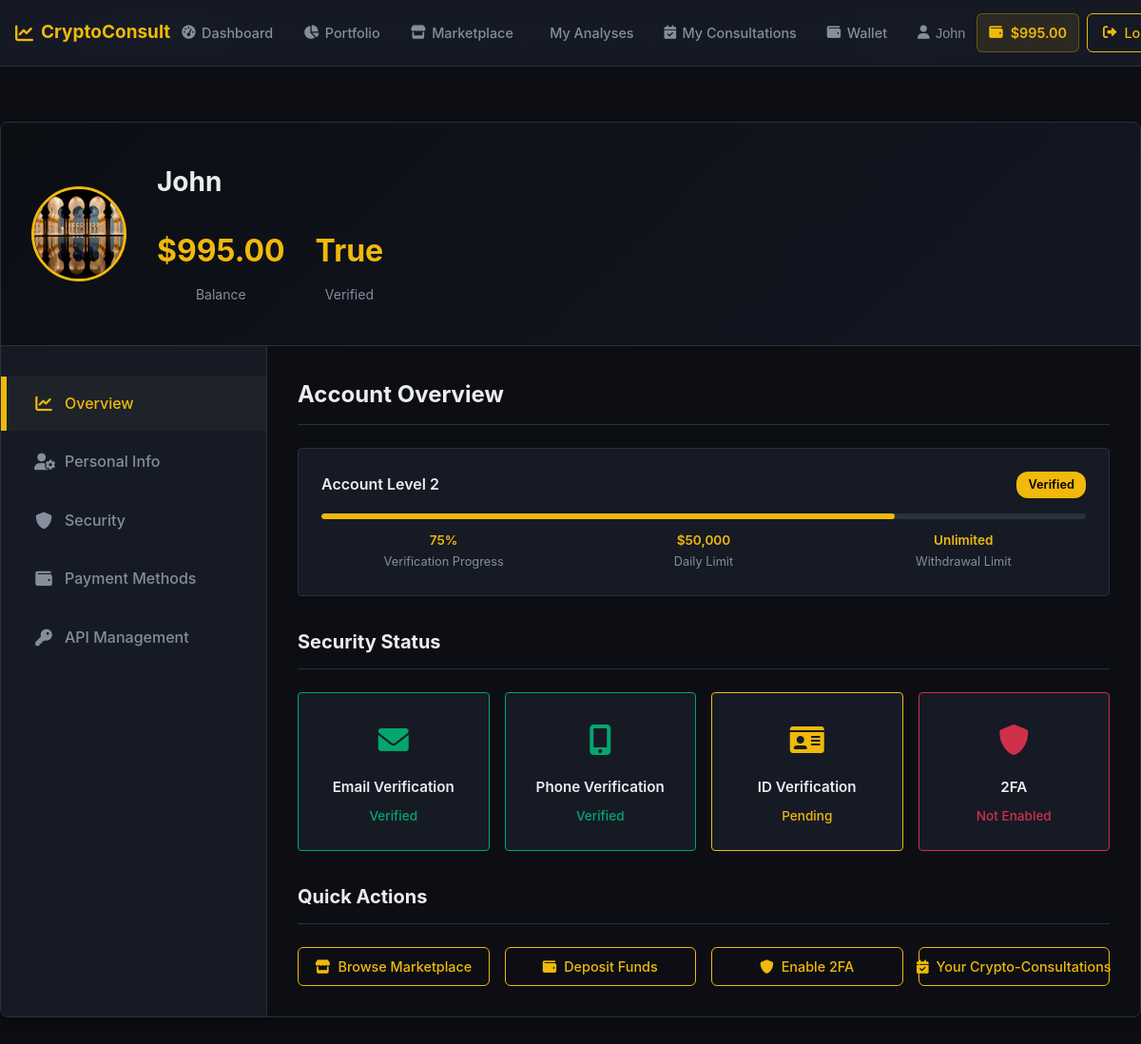
The app's page /profile/ (signed in) with its own data.
### dashboard/models.py (models this page shows, shortened)
class UserWallet(models.Model):
    PAYMENT_METHODS = [
        ('mpesa', 'M-Pesa'),
        ('paypal', 'PayPal'),
        ('bank', 'Bank Transfer'),
        ('crypto', 'Cryptocurrency'),
        ('wallet', 'Wallet Balance'),
    ]
    user = models.OneToOneField(User, on_delete=models.CASCADE)
    balance = models.DecimalField(max_digits=10, decimal_places=2, default=0.00)
    wallet_id = models.UUIDField(default=uuid.uuid4, unique=True, editable=False)
    mpesa_number = models.CharField(max_length=15, blank=True, null=True)
    mpesa_verified = models.BooleanField(default=False)
    paypal_email = models.EmailField(blank=True, null=True)
    paypal_verified = models.BooleanField(default=False)
    preferred_payment_method = models.CharField(
        max_length=10,
        choices=PAYMENT_METHODS,
        default='mpesa'
    )
    daily_deposit_limit = models.DecimalField(max_digits=10, decimal_places=2, default=10000.00)
    daily_withdrawal_limit = models.DecimalField(max_digits=10, decimal_places=2, default=5000.00)
    created_at = models.DateTimeField(auto_now_add=True)
    updated_at = models.DateTimeField(auto_now=True)

class UserProfile(models.Model):
    user = models.OneToOneField(User, on_delete=models.CASCADE)
    phone_number = models.CharField(max_length=15, blank=True, null=True)
    address = models.TextField(blank=True, null=True)
    profile_picture = models.ImageField(
        upload_to=user_profile_picture_path,
        blank=True,
        null=True
    )
    date_of_birth = models.DateField(blank=True, null=True)
    created_at = models.DateTimeField(auto_now_add=True)
    updated_at = models.DateTimeField(auto_now=True)

### dashboard/views.py (the view)
# urls.py: path('profile/', views.profile, name='profile'),
@login_required
def profile(request):
    user_profile, created = UserProfile.objects.get_or_create(user=request.user)
    user_wallet, created = UserWallet.objects.get_or_create(user=request.user)
    balance_kes = usd_to_kes(user_wallet.balance)
    if request.method == 'POST':
        user_form = UserUpdateForm(request.POST, instance=request.user)
        profile_form = UserProfileForm(request.POST, request.FILES, instance=user_profile)
        if user_form.is_valid() and profile_form.is_valid():
            user_form.save()
            profile_form.save()
            mpesa_number = request.POST.get('mpesa_number')
            paypal_email = request.POST.get('paypal_email')
            if mpesa_number:
                user_wallet.mpesa_number = mpesa_number
            if paypal_email:
                user_wallet.paypal_email = paypal_email
            user_wallet.save()
            messages.success(request, 'Your profile has been updated successfully!')
            return redirect('profile')
        else:
            messages.error(request, 'Please correct the errors below.')
    else:
        user_form = UserUpdateForm(instance=request.user)
        profile_form = UserProfileForm(instance=user_profile)
    context = {
        'user_form': user_form,
        'profile_form': profile_form,
        'user_profile': user_profile,
        'user_wallet': user_wallet,
        'balance_kes': balance_kes,
        'exchange_rate': USD_TO_KES_RATE,
    }
    return render(request, 'dashboard/profile.html', context)

### templates/dashboard/profile.html (shortened to what this page needs)
{% load static %}
<!DOCTYPE html>
<html lang="en">
<head>
    <link rel="stylesheet" href="{% static 'css/profile.css' %}">
    <link href="https://cdnjs.cloudflare.com/ajax/libs/font-awesome/6.0.0/css/all.min.css" rel="stylesheet">
</head>
<body>
      <header>
        <div class="container">
            <div class="header-content">
                <a href="{% url 'base' %}" class="logo">
                </a>
                <nav class="desktop-nav">
                    {% if user.is_authenticated %}
                        <a href="{% url 'dashboard' %}" class="nav-link {% if request.resolver_match.url_name == 'dashboard' %}active{% endif %}">
                        </a>
                        <a href="{% url 'portfolio' %}" class="nav-link {% if request.resolver_match.url_name == 'portfolio' %}active{% endif %}">
                        </a>
                        <a href="{% url 'marketplace' %}" class="nav-link {% if request.resolver_match.url_name == 'marketplace' %}active{% endif %}">
                        </a>
                        <a href="#" class="nav-link {% if request.resolver_match.url_name == 'my_analyses' %}active{% endif %}">
                        </a>
                        <a href="{% url 'wallet' %}" class="nav-link {% if request.resolver_match.url_name == 'wallet' %}active{% endif %}">
                        </a>
                        <div class="user-dropdown">
                            <button class="nav-link" id="userMenuBtn" style="background: none; border: none; cursor: pointer;">
                            </button>
                        </div>
                    {% endif %}
                </nav>
                <div class="desktop-nav">
                    {% if user.is_authenticated %}
                        {% if user_wallet %}
                        <div class="wallet-balance-mini">
                            <span class="text-primary font-semibold">${{ user_wallet.balance|default:"0.00" }}</span>
                        </div>
                        {% endif %}
                        <a href="{% url 'account_logout' %}" class="btn btn-outline">
                        </a>
                    {% endif %}
                </div>
            </div>
        </div>
    </header>
     <header>
        <div class="container">
            <div class="header-content">
                <a href="{% url 'base' %}" class="logo" style="font-size: 19px;">
                    <i class="fas fa-chart-line"></i> CryptoConsult
                </a>
                <nav class="desktop-nav">
                    {% if user.is_authenticated %}
                        <a href="{% url 'dashboard' %}" class="nav-link {% if request.resolver_match.url_name == 'dashboard' %}active{% endif %}">
                            <i class="fas fa-tachometer-alt"></i> Dashboard
                        </a>
                        <a href="{% url 'portfolio' %}" class="nav-link {% if request.resolver_match.url_name == 'portfolio' %}active{% endif %}">
                            <i class="fas fa-chart-pie"></i> Portfolio
                        </a>
                        <a href="{% url 'marketplace' %}" class="nav-link {% if request.resolver_match.url_name == 'marketplace' %}active{% endif %}">
                            <i class="fas fa-store"></i> Marketplace
                        </a>
                        <a href="{% url 'purchase_analysis' %}" class="nav-link {% if request.resolver_match.url_name == 'purchase_analysis' %}active{% endif %}">
                             My Analyses
                        </a>
<a href="{% url 'my_consultations' %}" class="nav-link {% if request.resolver_match.url_name == 'my_consultations' %}active{% endif %}">
    <i class="fas fa-calendar-check"></i> My Consultations
</a>
                        <a href="{% url 'wallet' %}" class="nav-link {% if request.resolver_match.url_name == 'wallet' %}active{% endif %}">
                            <i class="fas fa-wallet"></i> Wallet
                        </a>
                        <div class="user-dropdown">
                            <button class="nav-link" id="userMenuBtn" style="background: none; border: none; cursor: pointer;">
                                <i class="fas fa-user"></i> {{ user.username }}
                            </button>
                        </div>
                    {% endif %}
                </nav>
                <div class="desktop-nav">
                    {% if user.is_authenticated %}
                        {% if user_wallet %}
                        <div class="wallet-balance-mini">
                            <i class="fas fa-wallet text-primary"></i>
                            <span class="text-primary font-semibold">${{ user_wallet.balance|default:"0.00" }}</span>
                        </div>
                        {% endif %}
                        <a href="{% url 'account_logout' %}" class="btn btn-outline">
                            <i class="fas fa-sign-out-alt"></i> Logout
                        </a>
                    {% endif %}
                </div>
            </div>
        </div>
    </header>
    <div class="profile-container" style="margin-top: 8rem;">
        <div class="profile-header">
            <div class="profile-header-content">
                <div class="profile-avatar">
                    {% if user_profile.profile_picture %}
                        <img src="{{ user_profile.profile_picture.url }}" alt="Profile Picture">
                    {% else %}
                        <i class="fas fa-user"></i>
                    {% endif %}
                </div>
                <div class="profile-info">
                    <h1 class="profile-name">{{ user.get_full_name|default:user.username }}</h1>
                    <div class="profile-stats">
                        <div class="stat-item">
                            <span class="stat-value">${{ user_wallet.balance|default:"0.00" }}</span>
                            <span class="stat-label">Balance</span>
                        </div>
                        <div class="stat-item">
                            <span class="stat-value">{{ user_wallet.mpesa_verified }}</span>
                            <span class="stat-label">Verified</span>
                        </div>
                    </div>
                </div>
            </div>
        </div>
        <div class="profile-content">
            <div class="profile-sidebar">
                <ul class="nav-tabs">
                    <li class="nav-tab">
                        <a href="#" class="active" data-tab="overview">
                            <i class="fas fa-chart-line"></i>
                            Overview
                        </a>
                    </li>
                    <li class="nav-tab">
                        <a href="#" data-tab="personal-info">
                            <i class="fas fa-user-cog"></i>
                            Personal Info
                        </a>
                    </li>
                    <li class="nav-tab">
                        <a href="#" data-tab="security">
                            <i class="fas fa-shield-alt"></i>
                            Security
                        </a>
                    </li>
                    <li class="nav-tab">
                        <a href="#" data-tab="payment-methods">
                            <i class="fas fa-wallet"></i>
                            Payment Methods
                        </a>
                    </li>
                    <li class="nav-tab">
                        <a href="#" data-tab="api-management">
                            <i class="fas fa-key"></i>
                            API Management
                        </a>
                    </li>
                </ul>
            </div>
            <div class="profile-main">
                <div id="overview" class="tab-content active">
                    <h2 class="section-title">Account Overview</h2>
                    <div class="account-level">
                        <div class="level-header">
                            <div class="level-title">Account Level 2</div>
                            <div class="level-badge">Verified</div>
                        </div>
                        <div class="level-progress">
                            <div class="level-progress-bar" style="width: 75%"></div>
                        </div>
                        <div class="level-stats">
                            <div class="level-stat">
                                <span class="level-stat-value">75%</span>
                                <span class="level-stat-label">Verification Progress</span>
                            </div>
                            <div class="level-stat">
                                <span class="level-stat-value">$50,000</span>
                                <span class="level-stat-label">Daily Limit</span>
                            </div>
                            <div class="level-stat">
                                <span class="level-stat-value">Unlimited</span>
                                <span class="level-stat-label">Withdrawal Limit</span>
                            </div>
                        </div>
                    </div>
                    <h3 class="section-title" style="font-size: 1.25rem; margin-top: 2rem;">Security Status</h3>
                    <div class="security-badges">
                        <div class="security-badge verified">
                            <div class="badge-icon verified">
                                <i class="fas fa-envelope"></i>
                            </div>
                            <div class="badge-title">Email Verification</div>
                            <div class="badge-status verified">Verified</div>
                        </div>
                        <div class="security-badge verified">
                            <div class="badge-icon verified">
                                <i class="fas fa-mobile-alt"></i>
                            </div>
                            <div class="badge-title">Phone Verification</div>
                            <div class="badge-status verified">Verified</div>
                        </div>
                        <div class="security-badge pending">
                            <div class="badge-icon pending">
                                <i class="fas fa-id-card"></i>
                            </div>
                            <div class="badge-title">ID Verification</div>
                            <div class="badge-status pending">Pending</div>
                        </div>
                        <div class="security-badge unverified">
                            <div class="badge-icon unverified">
                                <i class="fas fa-shield-alt"></i>
                            </div>
                            <div class="badge-title">2FA</div>
                            <div class="badge-status unverified">Not Enabled</div>
                        </div>
                    </div>
                    <h3 class="section-title" style="font-size: 1.25rem; margin-top: 2rem;">Quick Actions</h3>
                    <div style="display: grid; grid-template-columns: repeat(auto-fit, minmax(200px, 1fr)); gap: 1rem;">
                        <a href="{% url 'marketplace' %}" class="btn btn-outline">
                            <i class="fas fa-store"></i>
                            Browse Marketplace
                        </a>
                        <a href="{% url 'wallet' %}" class="btn btn-outline">
                            <i class="fas fa-wallet"></i>
                            Deposit Funds
                        </a>
                        <button class="btn btn-outline" onclick="showTab('security')">
                            <i class="fas fa-shield-alt"></i>
                            Enable 2FA
                        </button>
                        <a href="{% url 'my_consultations' %}" class="btn btn-outline">
                            <i class="fas fa-calendar-check"></i>
                            Your Crypto-Consultations
                        </a>
                    </div>
                </div>
            </div>
        </div>
    </div>
</body>
</html>

### records on screen
UserWallet: balance "995.00", mpesa_verified "True"
UserProfile: profile_picture (picture)

### other values on screen
{{ user.username }} "John"
{{ user.get_full_name|default:user.username }} "John"
